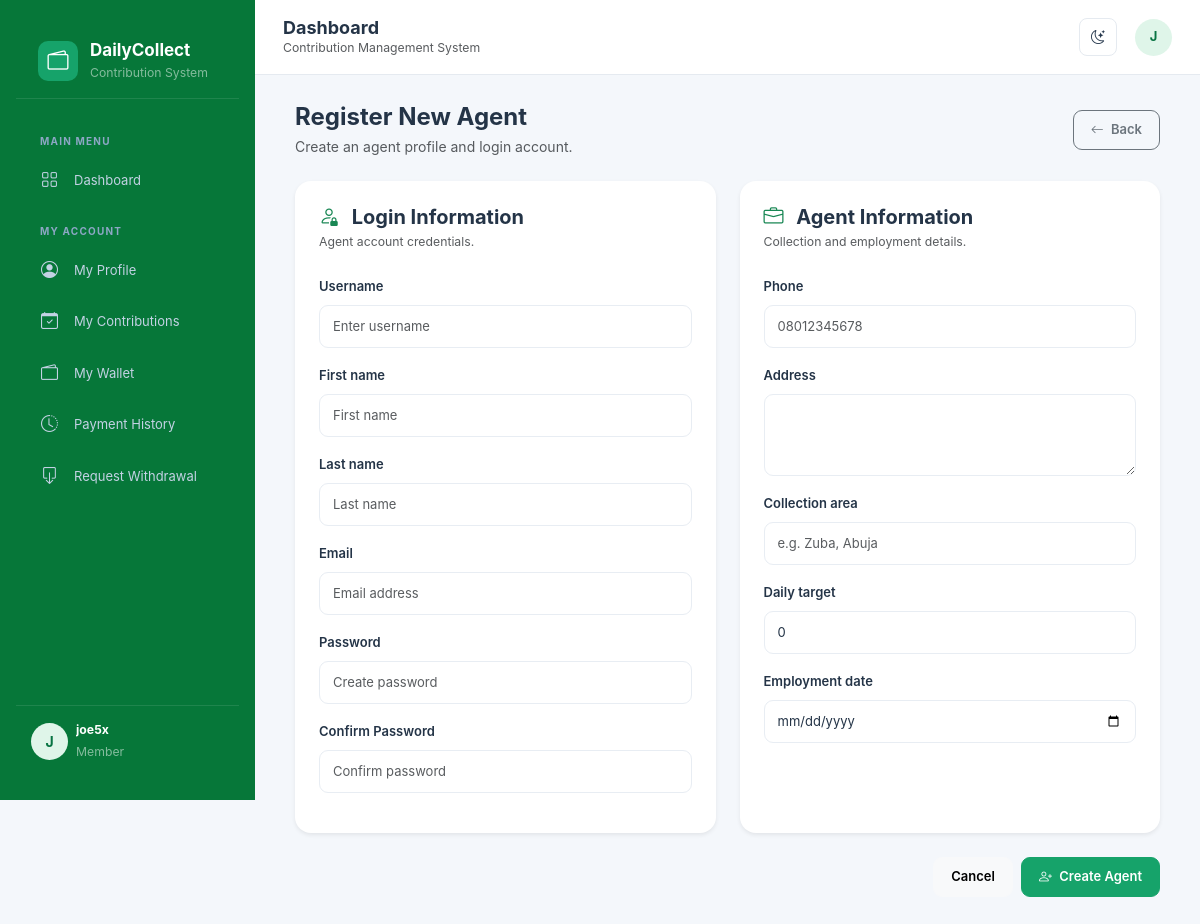
The app's page /agents/create/ (signed in) with its own data.
### accounts/models.py (models this page shows, shortened)
class User(AbstractUser):
    class Role(models.TextChoices):
        ADMIN = 'ADMIN', 'Administrator'
        MANAGER = 'MANAGER', 'Manager'
        SUPERVISOR = 'SUPERVISOR', 'Supervisor'
        AGENT = 'AGENT', 'Collection Agent'
        ACCOUNTANT = 'ACCOUNTANT', 'Accountant'
        MEMBER = 'MEMBER', 'Member'
    email = models.EmailField(unique=True)
    phone = models.CharField(max_length=20, blank=True)
    role = models.CharField(
        max_length=20,
        choices=Role.choices,
        default=Role.MEMBER
    )
    is_active = models.BooleanField(default=True)
    created_at = models.DateTimeField(auto_now_add=True)
    updated_at = models.DateTimeField(auto_now=True)

### agents/views.py (the view)
# urls.py: path('create/', views.agent_create, name='agent_create'),
@login_required
@role_required(User.Role.ADMIN)
def agent_create(request):
    if request.method == 'POST':
        form = AgentForm(request.POST)
        if form.is_valid():
            with transaction.atomic():
                user = User.objects.create_user(
                    username=form.cleaned_data['username'],
                    first_name=form.cleaned_data['first_name'],
                    last_name=form.cleaned_data['last_name'],
                    email=form.cleaned_data['email'],
                    phone=form.cleaned_data['phone'],
                    password=form.cleaned_data['password1'],
                    role=User.Role.AGENT,
                    is_active=True
                )
                agent = form.save(commit=False)
                agent.user = user
                agent.status = Agent.Status.ACTIVE
                agent.save()
            messages.success(
                request,
                f'{agent.full_name} has been registered as an agent.'
            )
            return redirect('agents:agent_list')
    else:
        form = AgentForm()
    return render(request, 'agents/agent_form.html', {
        'form': form,
        'page_title': 'Register New Agent'
    })

### templates/agents/agent_form.html (shortened to what this page needs)
{% extends 'base.html' %}
{% block content %}
<div class="container-fluid">
    <div class="d-flex justify-content-between align-items-center mb-4">
        <div>
            <h4 class="fw-bold mb-1">{{ page_title }}</h4>
            <p class="text-muted mb-0">
                Create an agent profile and login account.
            </p>
        </div>
        <a href="{% url 'dashboard' %}"
           class="btn btn-outline-secondary">
            <i class="bi bi-arrow-left me-1"></i> Back
        </a>
    </div>
    <form method="POST">
        <div class="row g-4">
            <div class="col-lg-6">
                <div class="card border-0 shadow-sm h-100">
                    <div class="card-body p-4">
                        <h5 class="fw-bold mb-1">
                            <i class="bi bi-person-lock me-2 text-success"></i>
                            Login Information
                        </h5>
                        <p class="text-muted small mb-4">
                            Agent account credentials.
                        </p>
                        {% for field in form %}
                            {% if field.name == 'username' or field.name == 'first_name' or field.name == 'last_name' or field.name == 'email' or field.name == 'password1' or field.name == 'password2' %}
                                <div class="mb-3">
                                    <label class="form-label fw-semibold">
                                        {{ field.label }}
                                    </label>
                                    {{ field }}
                                </div>
                            {% endif %}
                        {% endfor %}
                    </div>
                </div>
            </div>
            <div class="col-lg-6">
                <div class="card border-0 shadow-sm h-100">
                    <div class="card-body p-4">
                        <h5 class="fw-bold mb-1">
                            <i class="bi bi-briefcase me-2 text-success"></i>
                            Agent Information
                        </h5>
                        <p class="text-muted small mb-4">
                            Collection and employment details.
                        </p>
                        {% for field in form %}
                            {% if field.name == 'phone' or field.name == 'address' or field.name == 'collection_area' or field.name == 'daily_target' or field.name == 'employment_date' %}
                                <div class="mb-3">
                                    <label class="form-label fw-semibold">
                                        {{ field.label }}
                                    </label>
                                    {{ field }}
                                </div>
                            {% endif %}
                        {% endfor %}
                    </div>
                </div>
            </div>
        </div>
        <div class="d-flex justify-content-end gap-2 mt-4">
            <a href="{% url 'dashboard' %}"
               class="btn btn-light">
                Cancel
            </a>
            <button type="submit" class="btn btn-success">
                <i class="bi bi-person-plus me-1"></i>
                Create Agent
            </button>
        </div>
    </form>
</div>
{% endblock %}

### templates/base.html (shortened to what this page needs)
{% load static %}
<!DOCTYPE html>
<html lang="en" data-bs-theme="light">
<head>
    <link href="https://cdn.jsdelivr.net/npm/bootstrap@5.3.3/dist/css/bootstrap.min.css" rel="stylesheet">
    <link href="https://cdn.jsdelivr.net/npm/bootstrap-icons@1.11.3/font/bootstrap-icons.css" rel="stylesheet">
    <link rel="stylesheet"
      href="{% static 'css/style.css' %}">
</head>
<body>
{% if request.user.is_authenticated %}
<aside class="sidebar" id="sidebar">
    <div class="brand">
        <div class="brand-icon">
            <i class="bi bi-wallet2 text-white"></i>
        </div>
        <div>
            <h5 class="brand-name">DailyCollect</h5>
            <small class="text-white-50">Contribution System</small>
        </div>
    </div>
<div class="sidebar-menu">
    <div class="menu-label">Main Menu</div>
    <a href="{% url 'dashboard' %}" class="sidebar-link">
        <i class="bi bi-grid"></i> Dashboard
    </a>
    {% if request.user.role == 'ADMIN' %}
        <div class="menu-label">Administration</div>
        <a href="{% url 'agents:agent_create' %}" class="sidebar-link">
            <i class="bi bi-person-plus"></i> Register Agent
        </a>
        <a href="{% url 'accounts:user_list' %}" class="sidebar-link">
            <i class="bi bi-people"></i> User Management
        </a>
        <a href="{% url 'agents:agent_list' %}" class="sidebar-link">
            <i class="bi bi-people"></i> Agent Management
        </a>
        <a href="{% url 'members:member_list' %}" class="sidebar-link">
            <i class="bi bi-person-vcard"></i> Members
        </a>
        <a href="#" class="sidebar-link">
            <i class="bi bi-person-badge"></i> Collection Agents
        </a>
        <div class="menu-label">Contribution Management</div>
        <a href="{% url 'contributions:plan_list' %}" class="sidebar-link">
            <i class="bi bi-calendar-check"></i> Contribution Plans
        </a>
        <a href="{% url 'contributions:enrollment_list' %}"
            class="sidebar-link">
            <i class="bi bi-person-check"></i>Member Enrolments
        </a>
        <a href="{% url 'collections:collection_list' %}" class="sidebar-link">
            <i class="bi bi-cash-stack"></i> Daily Collections
        </a>
        <a href="#" class="sidebar-link">
            <i class="bi bi-wallet"></i> Member Wallets
        </a>
        <a href="#" class="sidebar-link">
            <i class="bi bi-box-arrow-down"></i> Withdrawals
        </a>
        <a href="{% url 'wallets:wallet_list' %}" class="nav-link">
            <i class="bi bi-wallet2"></i>Wallet Management
        </a>
        <div class="menu-label">Finance & Reports</div>
        <a href="#" class="sidebar-link">
            <i class="bi bi-arrow-left-right"></i> Transactions
        </a>
        <a href="#" class="sidebar-link">
            <i class="bi bi-receipt"></i> Expenses
        </a>
        <a href="#" class="sidebar-link">
            <i class="bi bi-graph-up-arrow"></i> Reports
        </a>
        <div class="menu-label">System</div>
        <a href="{% url 'accounts:change_password' %}" class="sidebar-link">
            <i class="bi bi-shield-lock"></i> Change Password
        </a>
    {% elif request.user.role == 'MEMBER' %}
        <div class="menu-label">My Account</div>
        <a href="{% url 'accounts:profile' %}" class="sidebar-link">
            <i class="bi bi-person-circle"></i> My Profile
        </a>
        <a href="#" class="sidebar-link">
            <i class="bi bi-calendar-check"></i> My Contributions
        </a>
        <a href="#" class="sidebar-link">
            <i class="bi bi-wallet2"></i> My Wallet
        </a>
        <a href="#" class="sidebar-link">
            <i class="bi bi-clock-history"></i> Payment History
        </a>
        <a href="#" class="sidebar-link">
            <i class="bi bi-box-arrow-down"></i> Request Withdrawal
        </a>
    {% endif %}
</div>
    <div class="sidebar-footer">
        <div class="d-flex align-items-center gap-2">
            <div class="user-avatar">
                {{ request.user.username|first|upper }}
            </div>
            <div class="flex-grow-1 overflow-hidden">
                <div class="text-white small fw-bold text-truncate">
                    {{ request.user.get_full_name|default:request.user.username }}
                </div>
                <small class="text-white-50">
                    {{ request.user.get_role_display }}
                </small>
            </div>
        </div>
    </div>
</aside>
<div class="main-wrapper">
    <header class="topbar">
        <div class="d-flex align-items-center gap-3">
            <div>
                <h5 class="topbar-title">
                    {% block page_title %}Dashboard{% endblock %}
                </h5>
                <small class="text-muted d-none d-sm-block">
                    Contribution Management System
                </small>
            </div>
        </div>
        <div class="topbar-actions">
            <button class="icon-btn" id="themeToggle"
                    title="Toggle theme">
                <i class="bi bi-moon-stars" id="themeIcon"></i>
            </button>
            <div class="dropdown">
                <button class="btn p-0 border-0"
                        data-bs-toggle="dropdown">
                    <div class="user-avatar">
                        {{ request.user.username|first|upper }}
                    </div>
                </button>
            </div>
        </div>
    </header>
    <main class="page-content">
        {% block content %}
        {% endblock %}
    </main>
</div>
{% else %}
    {% block auth_content %}{% endblock %}
{% endif %}
</body>
</html>

### static/css/style.css (style rules this page uses)
:root { --primary: #102a43; --primary-light: #1d456b; --accent: #10b981; --accent-hover: #059669; --background: #f4f7fb; --surface: #ffffff; --text: #243447; --muted: #8492a6; --border: #e8edf3; --danger: #ef4444; --warning: #f59e0b; --info: #3b82f6; --sidebar-width: 260px; --topbar-height: 75px; --shadow-sm: 0 2px 8px rgba(16, 42, 67, .04); --shadow-md: 0 8px 25px rgba(16, 42, 67, .07); --radius: 16px; }
* { box-sizing: border-box; }
body { background: var(--background); color: var(--text); font-family: 'Inter', 'Segoe UI', sans-serif; font-size: 14px; transition: background .3s, color .3s; }
a { text-decoration: none; }
h1, h2, h3, h4, h5, h6 { color: var(--text); font-weight: 700; }
.sidebar { width: var(--sidebar-width); background: var(--primary); color: #fff; position: fixed; top: 0; left: 0; bottom: 0; z-index: 1040; padding: 24px 16px; overflow-y: auto; transition: transform .3s ease; }
.topbar { height: var(--topbar-height); background: var(--surface); border-bottom: 1px solid var(--border); display: flex; align-items: center; justify-content: space-between; padding: 0 30px; position: sticky; top: 0; z-index: 1020; }
.topbar-title { font-size: 19px; font-weight: 750; margin: 0; }
.page-content { padding: 30px; }
.card { background: var(--surface); border: 1px solid var(--border); border-radius: var(--radius); box-shadow: var(--shadow-sm); color: var(--text); }
.card-body { padding: 22px; }
.btn { border-radius: 9px; padding: 9px 17px; font-weight: 600; font-size: 13px; transition: .2s; }
.btn-success { background: var(--accent); border-color: var(--accent); }
.form-label { font-weight: 650; color: var(--text); font-size: 13px; margin-bottom: 8px; }
.form-control, .form-select { background-color: var(--surface); color: var(--text); border: 1px solid var(--border); border-radius: 9px; padding: 11px 13px; font-size: 13px; }
:root { --sidebar-width: 255px; --primary: #055fc6; --accent: #16a36a; --body-bg: #f4f7fb; --card-bg: #ffffff; --text-main: #24364b; --border-color: #e5eaf0; --sidebar-bg: #067739; }
body { background: var(--body-bg); color: var(--text-main); font-family: Inter, "Segoe UI", sans-serif; min-height: 100vh; transition: background .2s ease, color .2s ease; }
.sidebar { width: var(--sidebar-width); height: 100vh; position: fixed; top: 0; left: 0; background: var(--sidebar-bg); color: white; z-index: 1040; display: flex; flex-direction: column; transition: transform .3s ease; }
.brand { height: 75px; display: flex; align-items: center; padding: 0 22px; gap: 12px; border-bottom: 1px solid rgba(255,255,255,.1); }
.brand-icon { width: 40px; height: 40px; background: var(--accent); border-radius: 10px; display: flex; align-items: center; justify-content: center; font-size: 21px; }
.brand-name { font-size: 17px; font-weight: 750; color: white; margin: 0; }
.sidebar-menu { padding: 20px 12px; overflow-y: auto; flex: 1; }
.menu-label { font-size: 10px; color: #8da7c5; font-weight: 700; letter-spacing: 1.2px; padding: 15px 12px 8px; text-transform: uppercase; }
.sidebar-link { display: flex; align-items: center; gap: 12px; padding: 11px 13px; margin-bottom: 4px; border-radius: 7px; color: #c3d2e4; text-decoration: none; font-size: 13px; transition: .2s; }
.sidebar-link i { font-size: 17px; width: 21px; }
.sidebar-footer { padding: 15px; border-top: 1px solid rgba(255,255,255,.1); }
.main-wrapper { margin-left: var(--sidebar-width); min-height: 100vh; }
.topbar { height: 75px; background: var(--card-bg); border-bottom: 1px solid var(--border-color); display: flex; align-items: center; justify-content: space-between; padding: 0 28px; position: sticky; top: 0; z-index: 1020; }
.topbar-title { font-size: 18px; font-weight: 700; margin: 0; }
.topbar-actions { display: flex; align-items: center; gap: 18px; }
.icon-btn { width: 38px; height: 38px; border: 1px solid var(--border-color); background: var(--card-bg); color: var(--text-main); border-radius: 8px; display: flex; align-items: center; justify-content: center; }
.user-avatar { width: 37px; height: 37px; border-radius: 50%; background: #dff5e9; color: #087443; display: flex; justify-content: center; align-items: center; font-weight: 700; }
.page-content { padding: 28px; }
.card { background: var(--card-bg); border-color: var(--border-color); color: var(--text-main); }

### records on screen
User: user.username|first "J", user.get_full_name "joe5x", user.role "Member"

### other values on screen
{{ page_title }} "Register New Agent"
{{ field.label }} "Username" "First name" "Last name" "Email" "Password" "Confirm Password"
{{ field.label }} "Phone" "Address" "Collection area" "Daily target" "Employment date"
